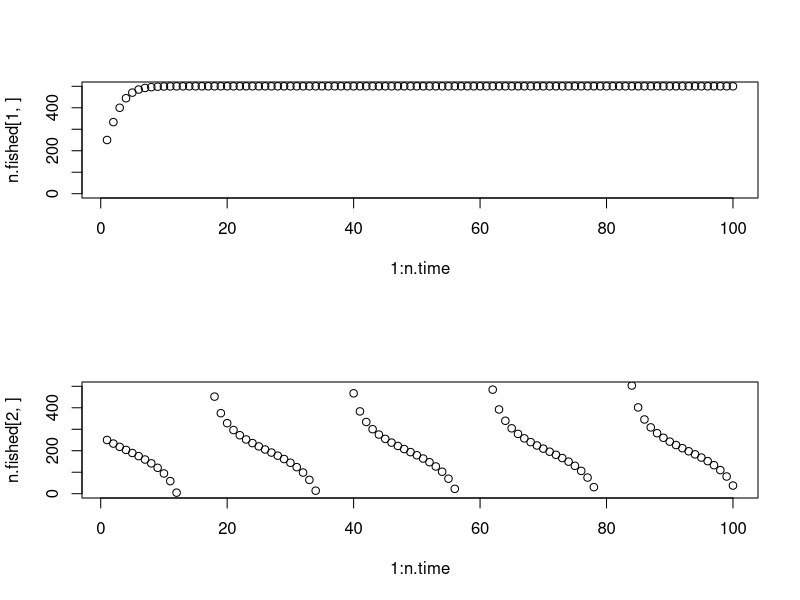

This chart was generated by the following R code: (Note: this script raises an error after producing the figure.)
# Exploring sea sharing and sparing with a custom model ####

# Required packages ####
library(tidyverse)

# Functions ####

# Beverton-Holt growth function
bev.holt <- function(n, r, K){
  (r*K*n) / (K + (r-1)*n)
}

# Harvest for a particular box function
harv.share <- function(catch, n.box, n.box.spared, allocation){
  if(allocation == "reserve"){ # Each box is allocated ("allocation") as a reserve or not. If allocated as a reserve, no catch is taken from it
  0
  } else {
    catch / (n.box - n.box.spared) # If a box is not allocated as a reserve, then a proportional share of the total catch is taken from it 
  }
}

# Bycatch for a particular box function
# TBD

# Habitat damage for a particular box function
# TBD

# Dispersal function
# TBD

# Parameters ####

# Fished species
r.fished <- 2 # Intrinsic growth rate
K.fished <- 500 # Carrying capacity (per box)
init.fished <- 250 # Initial size of population in each box

# Bycatch species
r.bycatch <- 2
K.bycatch <- 500
init.bycatch <- 250

# Habitat sensitive species
r.habitat <- 2
K.habitat <- 500
init.habitat <- 250
  
# Fishery
catch <- 100 # Absolute catch required across entire seascape per timestep

# Simulation
n.time <- 100 # Length of time to calculate
allocation <- c("reserve", "no reserve") # Assigning reserves to boxes. Requires revision for anything but two boxes
n.box <- length(allocation) # The number of boxes
n.box.spared <- sum(allocation=="reserve") # The number of boxes that are spared

# Running model ####

# Constructing matrix for model output
n.fished <- matrix(NA, n.box, n.time) # Matrix is constructed in which each row is a box and each column is a time step
n.fished.0 <- rep(init.fished, n.box) # Preparing for the first time step of each box to be populated with the initial population
n.fished[,1] <- n.fished.0 # The first time step of each box is populated with the intitial population
  
# Running model
for(i in 1:(n.time-1)){ # For each time step
  for(j in 1:n.box ){ # For each box
    n.fished[j,i+1] <- bev.holt(n.fished[j,i], r.fished, K.fished) - harv.share(catch, n.box, n.box.spared, allocation[j]) # Calculate next time step's population based on gains through growth and losses through harvest. Dispersal to be added
  }
}

# Output analysis ####

# Population of fished species per box over time 
par(mfrow = c(2,1))
plot(1:n.time, n.fished[1,], ylim = c(0,K.fished))
plot(1:n.time, n.fished[2,], ylim = c(0,K.fished))

# Population of bycatch species per box over time 
par(mfrow = c(2,1))
plot(1:n.time, n.bycatch[1,], ylim = c(0,K.bycatch))
plot(1:n.time, n.bycatch[2,], ylim = c(0,K.bycatch))

# Population of habitat sensitive species per box over time 
par(mfrow = c(2,1))
plot(1:n.time, n.habitat[1,], ylim = c(0,K.habitat))
plot(1:n.time, n.habitat[2,], ylim = c(0,K.habitat))

## Rough work ####
# 
# bycatch <- function(alph, harv, n, K){
#   alph * harv * (n/K)
# }
# 
# bycatch(0.1, 100, 500, 500)
# 
# z <- bycatch(0.1, 100, 0:500, 500)
# plot(z)

# plot(harvShare(D=0:100, nBox=9, nBoxSpared=3, allo = "unreserved"))
# 
# testMat <- matrix(nrow=3,ncol=3)
# 
# # Function for distributing dispersal probabilities to each cell of matrix relative to each other cell
# dispMapGen <- function(mat, rowOfInt, colOfInt){
#   boxOfInt <- mat[rowOfInt, colOfInt]
#   
# }
# 
# rowOfInt <- 1
# colOfInt <- 1
# mat <- testMat908788
# boxOfInt <- mat[rowOfInt,colOfInt]
# boxOfInt 
# mat
# dist(mat)
# 
# rdist(x1, x2)
# 
## WORK SPACE####
# 
# mat <- matrix(ncol=3,nrow=3)
# mat
# 
# dispMat <- matrix(ncol=3,nrow=3)
# dispMat
# 
# # For cell [1,1], just across columns
# nCol <- 3
# nRow <- 3
# nBox <- nCol*nRow
# 
# spatialMatList <- vector(length = nBox, mode = 'list')
# spatialMat <- matrix(ncol=nCol,nrow=nRow)
# 
# # Βuilding function for calculating distance between all boxes
# for (z in 1:nBox){
#   for (i in 1:nCol){
#     for (j in 1:nRow){
#       spatialMat[j,i] <- (j-1+i-1)
#     }
#   }
#   spatialMatList <- 
# }
# spatialMat
# 
# 
# #(Don't forget absolute values)
# 
# # Function for assigning dispersal probability matrix for each cell
# dispMat <- function(nBox,matRows,matCols){
#   dispMatList <- vector(length = nBox, mode = 'list')
#   for(i in 1:nBox){
#    dispMatList[[i]] <- matrix(nrow = matRows, ncol = matCols)
#    # Calculation of distances between cells, build function for this
#   }
# }
# 
# # Immigrant/emigrant function
# dispersal <- function(dispMat){
# 
# }
# 
# matrix()